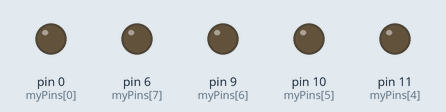
Bench run of a sketch on a simulated Arduino Uno, built with avr-gcc and run on an emulated ATmega328P. Parts: output pins drawn as LEDs (lit = HIGH).

Above: at 0.05 s.
At 0.15 s:
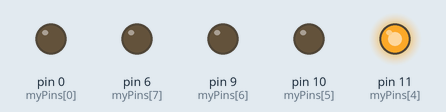
At 0.25 s:
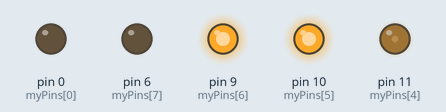
At 0.45 s:
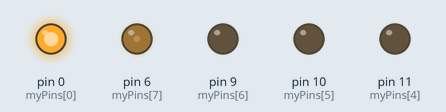
At 0.7 s:
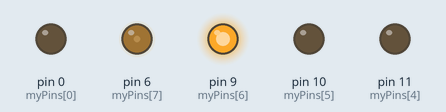
At 0.95 s:
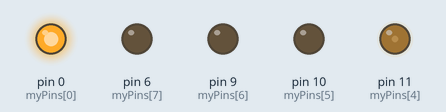
Timing chart, 0 to 3.0 s (numbered marks = the images above):
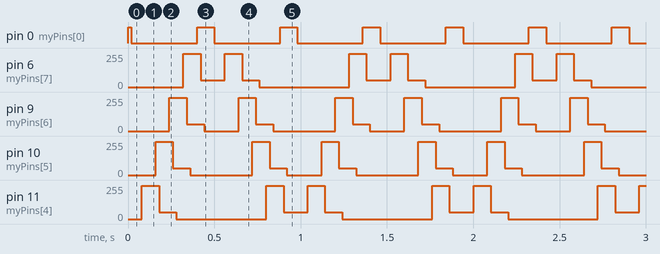

The sketch:

_bonus_02_blink_supercar.ino
```cpp
// (licence header left out)
int myPins[] = {0, 0, 0, 0, 11, 10, 9, 6, 0, 0, 0, 0};  // Array con valori cuscinetto ai lati
int ritardo = 20;                                       // Uso il ritardo come variabile


void setup() {

  for(int i = 4; i < 8; i++){     // Inizializza l'array con un ciclo for
     pinMode(myPins[i], OUTPUT);
  }

}

void loop() {

 //
 for(int i = 3; i < 9; i++){      // Uso un ciclo for per creare una onda
   analogWrite(myPins[i], 250);   // di valori sull'array di pin
   delay(ritardo);
   analogWrite(myPins[i-1], 50);
   delay(ritardo);
   analogWrite(myPins[i-2], 0);
   delay(ritardo);
   analogWrite(myPins[i-3], 0);
   delay(ritardo);

 }


 for(int i = 8; i >= 3; i--){
   analogWrite(myPins[i], 250);
   delay(ritardo);
   analogWrite(myPins[i+1], 50);
   delay(ritardo);
   analogWrite(myPins[i+2], 0);
   delay(ritardo);
   analogWrite(myPins[i+3], 0);
   delay(ritardo);
 }

}
```

Measured:
- by itself, pin 0 (myPins[0]): repeats every 0.48 s: LOW 0.38 s, HIGH 0.10 s
- by itself, pin 6 (myPins[7]): repeats every 0.96 s: 50/255 0.14 s, 250/255 0.10 s, 50/255 0.10 s, 0/255 0.52 s, 250/255 0.10 s
- by itself, pin 9 (myPins[6]): repeats every 0.96 s: 50/255 0.10 s, 0/255 0.20 s, 250/255 0.10 s, 50/255 0.10 s, 0/255 0.36 s, 250/255 0.10 s
- by itself, pin 10 (myPins[5]): repeats every 0.96 s: 50/255 0.10 s, 0/255 0.36 s, 250/255 0.10 s, 50/255 0.10 s, 0/255 0.20 s, 250/255 0.10 s
- by itself, pin 11 (myPins[4]): repeats every 0.96 s: 50/255 0.10 s, 0/255 0.52 s, 250/255 0.10 s, 50/255 0.14 s, 250/255 0.10 s
